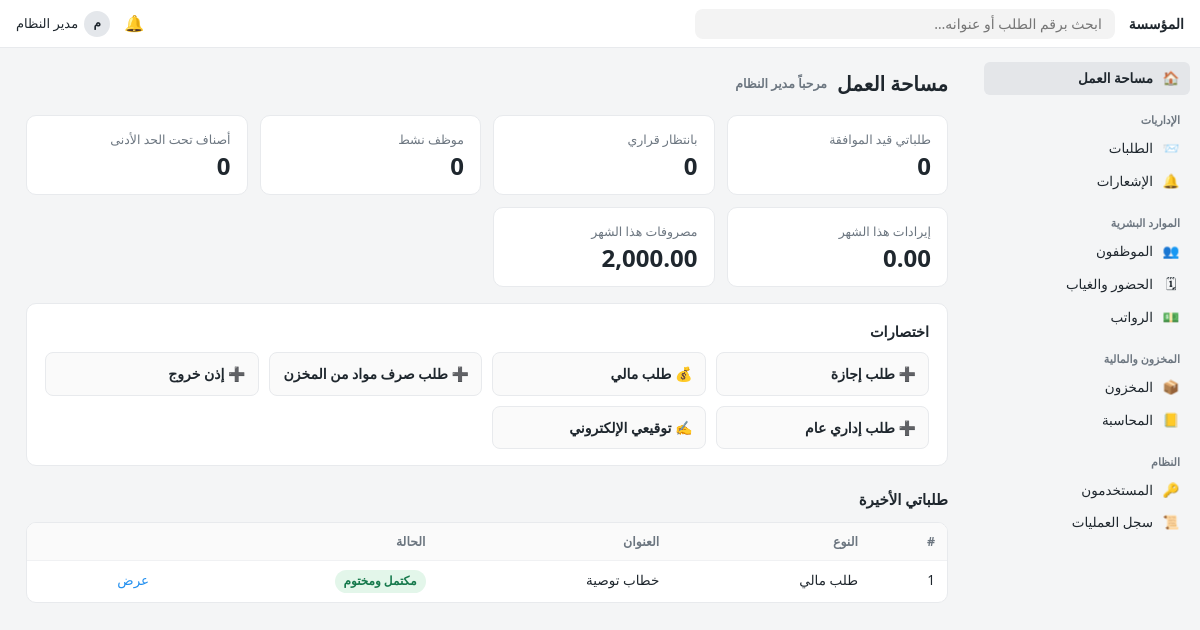
The page / (signed in) on the database its author committed.
### tables this page shows
CREATE TABLE users(
 id INTEGER PRIMARY KEY, username TEXT UNIQUE NOT NULL, password_hash TEXT NOT NULL,
 full_name TEXT NOT NULL, role TEXT NOT NULL,
 employee_id INTEGER REFERENCES employees(id), active INTEGER DEFAULT 1, signature TEXT);

CREATE TABLE requests(
 id INTEGER PRIMARY KEY, type TEXT NOT NULL,
 requester_id INTEGER NOT NULL REFERENCES users(id), title TEXT NOT NULL,
 details TEXT, amount REAL, date_from TEXT, date_to TEXT, days REAL,
 item_id INTEGER REFERENCES items(id), qty REAL, attachment TEXT, attachment_name TEXT,
 status TEXT NOT NULL DEFAULT 'pending', created_at TEXT,
 category TEXT, paid_amount REAL, paid_account TEXT, paid_ref TEXT, paid_date TEXT, paid_by INTEGER,
 seal_code TEXT, seal_hash TEXT, sealed_at TEXT, sealed_pdf_hash TEXT);

### app.py (the view)
@app.route("/")
@login_required()
def dashboard():
    u = current_user()
    s = {}
    emp = q("SELECT * FROM employees WHERE id=?", (u["employee_id"],), one=True) if u["employee_id"] else None
    s["my_open"] = q("SELECT COUNT(*) c FROM requests WHERE requester_id=? AND status='pending'", (u["id"],), one=True)["c"]
    if has_role(u, "hr", "manager"):
        s["emps"] = q("SELECT COUNT(*) c FROM employees WHERE status='active'", one=True)["c"]
    if has_role(u, "store", "manager"):
        s["low"] = len([i for i in inventory_rows() if i["qty"] <= i["min_qty"]])
    if has_role(u, "accountant"):
        m = date.today().strftime("%Y-%m")
        t = q("SELECT kind, SUM(amount) a FROM transactions WHERE day LIKE ? GROUP BY kind", (m + "-%",))
        d = {r["kind"]: r["a"] for r in t}
        s["income"], s["expense"] = d.get("income", 0), d.get("expense", 0)
    mine = q(REQ_SQL + "WHERE r.requester_id=? ORDER BY r.id DESC LIMIT 6", (u["id"],))
    return render_template("dashboard.html", s=s, emp=emp, pending=pending_for(u)[:8], mine=mine)

### app.py (called while the page is built)
def db():
    if "db" not in g:
        g.db = sqlite3.connect(DB_PATH)
        g.db.row_factory = sqlite3.Row
        g.db.execute("PRAGMA foreign_keys=ON")
    return g.db

def q(sql, args=(), one=False):
    rows = db().execute(sql, args).fetchall()
    if one:
        return rows[0] if rows else None
    return rows

def current_user():
    if "_user" not in g:
        uid = session.get("uid")
        g._user = q("SELECT * FROM users WHERE id=? AND active=1", (uid,), one=True) if uid else None
    return g._user

def has_role(u, *roles):
    return bool(u) and (u["role"] == "admin" or u["role"] in roles)

def login_required(roles=None):
    def deco(f):
        @wraps(f)
        def w(*a, **k):
            u = current_user()
            if not u:
                return redirect(url_for("login", next=request.path))
            if roles and not has_role(u, *roles):
                abort(403)
            return f(*a, **k)
        return w
    return deco

def csrf_token():
    if "csrf" not in session:
        session["csrf"] = secrets.token_hex(16)
    return session["csrf"]

@app.before_request
def csrf_protect():
    if request.method == "POST":
        tok = session.get("csrf", "")
        if not tok or not secrets.compare_digest(tok, request.form.get("csrf", "")):
            abort(400)

@app.after_request
def headers(resp):
    resp.headers["X-Content-Type-Options"] = "nosniff"
    resp.headers["X-Frame-Options"] = "DENY"
    resp.headers["Referrer-Policy"] = "same-origin"
    resp.headers["Content-Security-Policy"] = "default-src 'self'; style-src 'self' 'unsafe-inline'; img-src 'self' data:"
    return resp

@app.context_processor
def inject():
    u = current_user()
    pending = len(pending_for(u)) if u else 0
    unread = q("SELECT COUNT(*) c FROM notifications WHERE user_id=? AND read=0", (u["id"],), one=True)["c"] if u else 0
    return dict(user=u, org=ORG_NAME, ROLES=ROLES, TYPES=TYPES, STEP_KINDS=STEP_KINDS, CATEGORIES=CATEGORIES, unread=unread, STATUS=STATUS, ATT=ATT,
                ACCOUNTS=ACCOUNTS, csrf_token=csrf_token, pending_count=pending,
                can=lambda *r: has_role(u, *r), today=date.today().isoformat())

@app.template_filter("money")
def money(v):
    return "{:,.2f}".format(v or 0)

def inventory_rows():
    return q("""SELECT i.*, COALESCE(SUM(m.qty),0) qty FROM items i
                LEFT JOIN stock_moves m ON m.item_id=i.id GROUP BY i.id ORDER BY i.name""")

### templates/dashboard.html (shortened to what this page needs)
{% extends "base.html" %}{% block body %}
<h1>مساحة العمل <span class="muted">مرحباً {{ user.full_name }}</span></h1>
<div class="grid">
 <div class="stat"><span>طلباتي قيد الموافقة</span><b>{{ s.my_open }}</b></div>
 <div class="stat"><span>بانتظار قراري</span><b class="{{ 'low' if pending_count }}">{{ pending_count }}</b></div>
 {% if s.emps is defined %}<div class="stat"><span>موظف نشط</span><b>{{ s.emps }}</b></div>{% endif %}
 {% if s.low is defined %}<div class="stat"><span>أصناف تحت الحد الأدنى</span><b class="{{ 'low' if s.low }}">{{ s.low }}</b></div>{% endif %}
 {% if s.income is defined %}<div class="stat"><span>إيرادات هذا الشهر</span><b>{{ s.income|money }}</b></div><div class="stat"><span>مصروفات هذا الشهر</span><b>{{ s.expense|money }}</b></div>{% endif %}
</div>
<div class="card"><div class="sec-title">اختصارات</div><div class="shortcuts">
{% for k,t in TYPES.items() if not t.hidden %}<a class="sc" href="{{ url_for('request_new', type=k) }}">{{ '💰' if k=='financial' else '➕' }} {{ t.label }}</a>{% endfor %}
<a class="sc" href="{{ url_for('signature') }}">✍ توقيعي الإلكتروني</a></div></div>
{% if mine %}<h2>طلباتي الأخيرة</h2><div class="scroll"><table><tr><th>#</th><th>النوع</th><th>العنوان</th><th>الحالة</th><th></th></tr>
{% for r in mine %}{% set st = req_status(r) %}<tr><td>{{ r.id }}</td><td>{{ TYPES[r.type].label }}</td><td>{{ r.title }}</td><td><span class="ind {{ st[1] }}">{{ st[0] }}</span></td><td><a href="{{ url_for('request_view', rid=r.id) }}">عرض</a></td></tr>{% endfor %}</table></div>{% endif %}
{% endblock %}

### templates/base.html (shortened to what this page needs)
{% macro side(endpoint, label, icon, roles=(), active=(), badge=0) %}{% if not roles or can(*roles) %}<a class="side-item {{ 'active' if request.endpoint in (active or (endpoint,)) }}" href="{{ url_for(endpoint) }}"><span class="ic">{{ icon }}</span>{{ label }}{% if badge %}<span class="cnt">{{ badge }}</span>{% endif %}</a>{% endif %}{% endmacro %}
<!doctype html>
<html lang="ar" dir="rtl"><head><meta charset="utf-8">
<link rel="stylesheet" href="{{ url_for('static', filename='style.css') }}"></head><body>
{% if user %}
<div class="navbar">
 <a class="brand" href="{{ url_for('dashboard') }}">{{ org }}</a>
 <form class="search" method="get" action="{{ url_for('search') }}"><input type="search" name="q" placeholder="ابحث برقم الطلب أو عنوانه…"></form>
 <div class="nav-right">
  <a class="bell" href="{{ url_for('notifications') }}" title="الإشعارات">🔔{% if unread %}<span class="n">{{ unread }}</span>{% endif %}</a>
  <details class="menu"><summary><span class="avatar">{{ user.full_name[:1] }}</span>{{ user.full_name }}</summary>
   </details>
 </div>
</div>
<div class="layout">
 <aside class="sidebar">
  {{ side('dashboard','مساحة العمل','🏠') }}
  <div class="side-title">الإداريات</div>
  {{ side('requests_list','الطلبات','📨',active=('requests_list','request_view','request_new'),badge=pending_count) }}
  {{ side('notifications','الإشعارات','🔔',badge=unread) }}
  {% if can('hr','manager','accountant') %}<div class="side-title">الموارد البشرية</div>{% endif %}
  {{ side('employees','الموظفون','👥',('hr','manager'),('employees','employee_edit')) }}
  {{ side('attendance','الحضور والغياب','🗓',('hr','manager')) }}
  {{ side('payroll','الرواتب','💵',('hr','accountant')) }}
  {% if can('store','manager','accountant') %}<div class="side-title">المخزون والمالية</div>{% endif %}
  {{ side('inventory','المخزون','📦',('store','manager'),('inventory','inventory_moves')) }}
  {{ side('accounting','المحاسبة','📒',('accountant',)) }}
  {% if user.role=='admin' %}<div class="side-title">النظام</div>
  {{ side('users','المستخدمون','🔑') }}{{ side('audit','سجل العمليات','📜') }}{% endif %}
 </aside>
 <div class="page">
{% else %}<div class="public">{% endif %}
{% block body %}{% endblock %}
{% if user %}</div></div>{% else %}</div>{% endif %}
</body></html>

### static/style.css (style rules this page uses)
:root { --bg:#f4f5f6;--card:#fff;--border:#e8eaed;--text:#1f272e;--muted:#6c7680;--dark:#171717;--accent:#2490ef; --green:#16794c;--green-bg:#e3f6ea;--orange:#b25400;--orange-bg:#fff0dd;--red:#c0302b;--red-bg:#fde8e7;--blue:#1a5fb4;--blue-bg:#e5f0fd;--gray-bg:#efefef }
* { box-sizing:border-box }
body { margin:0;font-family:"Segoe UI",Tahoma,Arial,sans-serif;background:var(--bg);color:var(--text);line-height:1.55;font-size:14px }
a { color:var(--accent);text-decoration:none }
.navbar { position:sticky;top:0;z-index:20;height:48px;background:#fff;border-bottom:1px solid var(--border);display:flex;align-items:center;gap:14px;padding:0 16px }
.brand { font-weight:700;color:var(--text);white-space:nowrap }
.navbar form.search { flex:1;max-width:420px }
.navbar input[type=search] { background:#f3f3f3;border:1px solid transparent;border-radius:8px;height:30px;padding:0 12px }
.nav-right { margin-inline-start:auto;display:flex;align-items:center;gap:14px }
.bell { position:relative;color:var(--text);font-size:16px }
details.menu { position:relative }
details.menu summary { list-style:none;cursor:pointer;display:flex;align-items:center;gap:6px;font-size:13px }
.avatar { width:26px;height:26px;border-radius:50%;background:#e4e7eb;display:inline-flex;align-items:center;justify-content:center;font-weight:600;font-size:12px }
.layout { display:flex;max-width:1480px;margin:0 auto }
.sidebar { width:226px;flex:none;padding:14px 10px;position:sticky;top:48px;height:calc(100vh - 48px);overflow:auto }
.side-title { font-size:11px;color:var(--muted);margin:16px 10px 4px;font-weight:600 }
.side-item { display:flex;gap:9px;align-items:center;padding:6px 10px;border-radius:6px;color:var(--text);font-size:13.5px }
.side-item.active { background:#e4e6e9;font-weight:600 }
.side-item .ic { width:18px;text-align:center }
.page { flex:1;min-width:0;padding:20px 26px 48px }
h1 { font-size:20px;font-weight:700;margin:0 0 16px;display:flex;align-items:center;gap:10px;flex-wrap:wrap }
h2 { font-size:15px;margin:22px 0 10px }
.sec-title { font-weight:700;margin-bottom:10px;font-size:14.5px }
.card { background:var(--card);border:1px solid var(--border);border-radius:10px;padding:16px 18px;margin-bottom:16px }
.grid { display:grid;grid-template-columns:repeat(auto-fit,minmax(190px,1fr));gap:12px;margin-bottom:16px }
.stat { background:var(--card);border:1px solid var(--border);border-radius:10px;padding:14px 16px }
.stat span { display:block;color:var(--muted);font-size:12.5px;order:-1 }
.stat { display:flex;flex-direction:column;gap:4px }
.stat b { font-size:24px;line-height:1.1;font-weight:700 }
.shortcuts { display:grid;grid-template-columns:repeat(auto-fill,minmax(180px,1fr));gap:10px }
.sc { display:flex;gap:8px;align-items:center;background:#fafafa;border:1px solid var(--border);border-radius:8px;padding:10px 12px;color:var(--text);font-weight:600 }
table { width:100%;border-collapse:separate;border-spacing:0;background:var(--card);border:1px solid var(--border);border-radius:10px;overflow:hidden }
th,td { padding:9px 12px;text-align:start;border-bottom:1px solid #f0f1f3;font-size:13.5px;vertical-align:top }
th { background:#fafafa;color:var(--muted);font-weight:600;font-size:12.5px }
tr:last-child td { border-bottom:0 }
.scroll { overflow-x:auto }
input,select,textarea { font:inherit;padding:6px 10px;border:1px solid #dcdfe3;border-radius:8px;width:100%;background:#f7f7f8;color:var(--text) }
.ind,.badge { display:inline-block;padding:2px 9px;border-radius:12px;font-size:12px;font-weight:600;background:var(--gray-bg);color:#444;white-space:nowrap }
.ind.green,.badge.approved { background:var(--green-bg);color:var(--green) }
.muted { color:var(--muted);font-size:12.5px }

### rows shown on the page
users: full_name "م", full_name "مدير النظام"
requests: id "1", type "طلب مالي", title "خطاب توصية", st "مكتمل ومختوم"

### other values the page prints
{{ org }} "المؤسسة"
{{ icon }} "🏠 📨 🔔 👥 🗓 💵 📦 📒 🔑 📜"
{{ label }} "مساحة العمل الطلبات الإشعارات الموظفون الحضور والغياب الرواتب المخزون المحاسبة المستخدمون سجل العمليات"
{{ s.my_open }} "0"
{{ pending_count }} "0"
{{ s.emps }} "0"
{{ s.low }} "0"
{{ s.income|money }} "0.00"
{{ s.expense|money }} "2,000.00"
{{ '💰' if k=='financial' else '➕' }} "➕" "💰" "➕" "➕" "➕"
{{ t.label }} "طلب إجازة" "طلب مالي" "طلب صرف مواد من المخزن" "إذن خروج" "طلب إداري عام"
